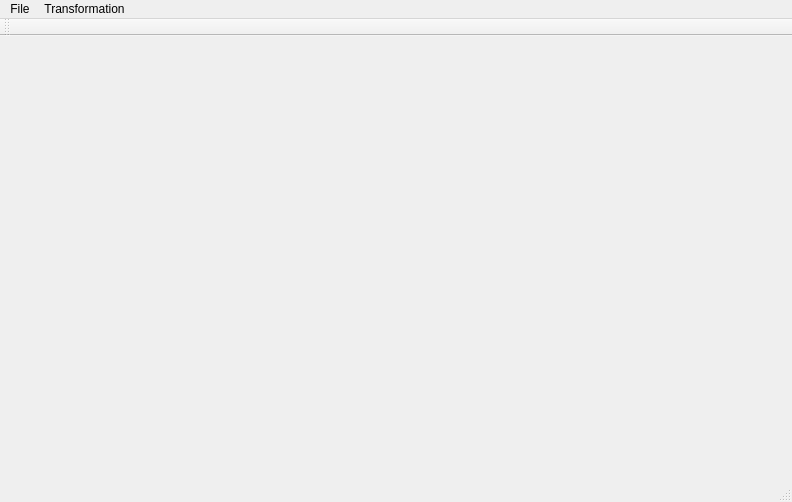
<?xml version="1.0" encoding="UTF-8"?>
<ui version="4.0">
 <class>MainWindow</class>
 <widget class="QMainWindow" name="MainWindow">
  <property name="geometry">
   <rect>
    <x>0</x>
    <y>0</y>
    <width>792</width>
    <height>502</height>
   </rect>
  </property>
  <property name="windowTitle">
   <string>Bright correction</string>
  </property>
  <widget class="QWidget" name="centralWidget">
   <layout class="QGridLayout" name="gridLayout_2">
    <item row="0" column="0">
     <layout class="QGridLayout" name="gridLayout">
      <item row="0" column="0">
       <widget class="QLabel" name="l_source">
        <property name="text">
         <string/>
        </property>
       </widget>
      </item>
      <item row="0" column="1">
       <widget class="QLabel" name="l_result">
        <property name="text">
         <string/>
        </property>
       </widget>
      </item>
     </layout>
    </item>
   </layout>
  </widget>
  <widget class="QMenuBar" name="menuBar">
   <property name="geometry">
    <rect>
     <x>0</x>
     <y>0</y>
     <width>792</width>
     <height>25</height>
    </rect>
   </property>
   <widget class="QMenu" name="menuFile">
    <property name="title">
     <string>File</string>
    </property>
    <addaction name="actionOpen"/>
    <addaction name="actionSave_as"/>
    <addaction name="actionExit"/>
   </widget>
   <widget class="QMenu" name="menuTransformation">
    <property name="title">
     <string>Transformation</string>
    </property>
    <addaction name="actionCorrection_with_reference_colors"/>
   </widget>
   <addaction name="menuFile"/>
   <addaction name="menuTransformation"/>
  </widget>
  <widget class="QToolBar" name="mainToolBar">
   <attribute name="toolBarArea">
    <enum>TopToolBarArea</enum>
   </attribute>
   <attribute name="toolBarBreak">
    <bool>false</bool>
   </attribute>
  </widget>
  <widget class="QStatusBar" name="statusBar"/>
  <action name="actionOpen">
   <property name="text">
    <string>Open</string>
   </property>
  </action>
  <action name="actionSave_as">
   <property name="text">
    <string>Save as</string>
   </property>
  </action>
  <action name="actionExit">
   <property name="text">
    <string>Exit</string>
   </property>
  </action>
  <action name="actionCorrection_with_reference_colors">
   <property name="text">
    <string>Correction with reference colors</string>
   </property>
  </action>
 </widget>
 <layoutdefault spacing="6" margin="11"/>
 <resources/>
 <connections/>
</ui>
